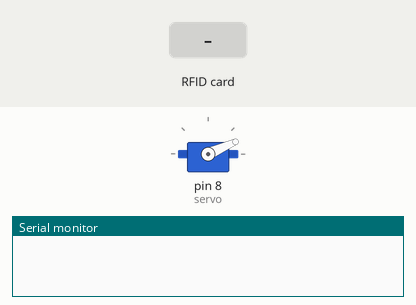
Simulated run of this sketch. Board: Arduino Uno, built with avr-gcc and run on an emulated ATmega328P. Shown: servo, the last lines printed to the serial monitor. Inputs (shaded band) come from the test bench.

Above: at 0.1 s.
At 0.7 s:
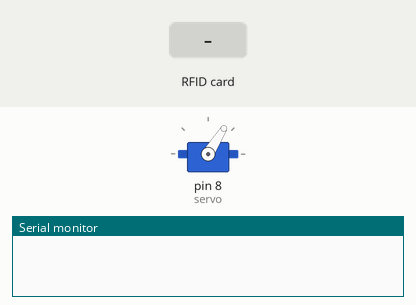
At 2.5 s:
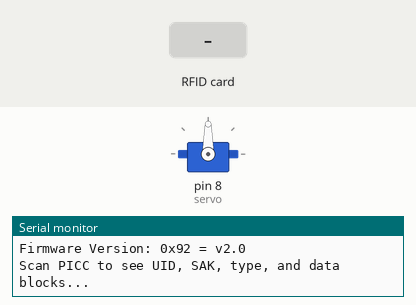
2.6 s: RFID card 5E 7A 19 C4 held to the reader
Timing chart, 0 to 5.6 s (numbered marks = the images above; inputs shaded):
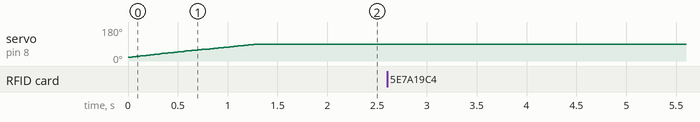

The sketch:

DumpInfo.ino
```cpp
// (licence header left out)
 #include <VarSpeedServo.h>

#include <SPI.h>
#include <MFRC522.h>

#define RST_PIN         9          // Configurable, see typical pin layout above
#define SS_PIN          10         // Configurable, see typical pin layout above

MFRC522 mfrc522(SS_PIN, RST_PIN);  // Create MFRC522 instance
VarSpeedServo servo;
int startingPos = 20;
int howFast = 35;
int endingPos = 90;

void setup() {
	// servo stuff
	servo.write(startingPos);

	servo.attach(8);
	servo.write(endingPos, howFast, true);

	Serial.begin(9600);		// Initialize serial communications with the PC
	while (!Serial);		// Do nothing if no serial port is opened (added for Arduinos based on ATMEGA32U4)
	SPI.begin();			// Init SPI bus
	mfrc522.PCD_Init();		// Init MFRC522
	delay(4);				// Optional delay. Some board do need more time after init to be ready, see Readme
	mfrc522.PCD_DumpVersionToSerial();	// Show details of PCD - MFRC522 Card Reader details
	Serial.println(F("Scan PICC to see UID, SAK, type, and data blocks..."));
}

void loop() {
	// Reset the loop if no new card present on the sensor/reader. This saves the entire process when idle.
	if ( ! mfrc522.PICC_IsNewCardPresent()) {
		return;
	}

	// Select one of the cards
	if ( ! mfrc522.PICC_ReadCardSerial()) {
		return;
	}

	// Dump debug info about the card; PICC_HaltA() is automatically called
	mfrc522.PICC_DumpToSerial(&(mfrc522.uid));


	// Halt PICC
	mfrc522.PICC_HaltA();
	// Stop encryption on PCD
	mfrc522.PCD_StopCrypto1();

	Serial.println("Dump finished! Now please take your Amiibo card away!");
	delay(30000);
}
```
